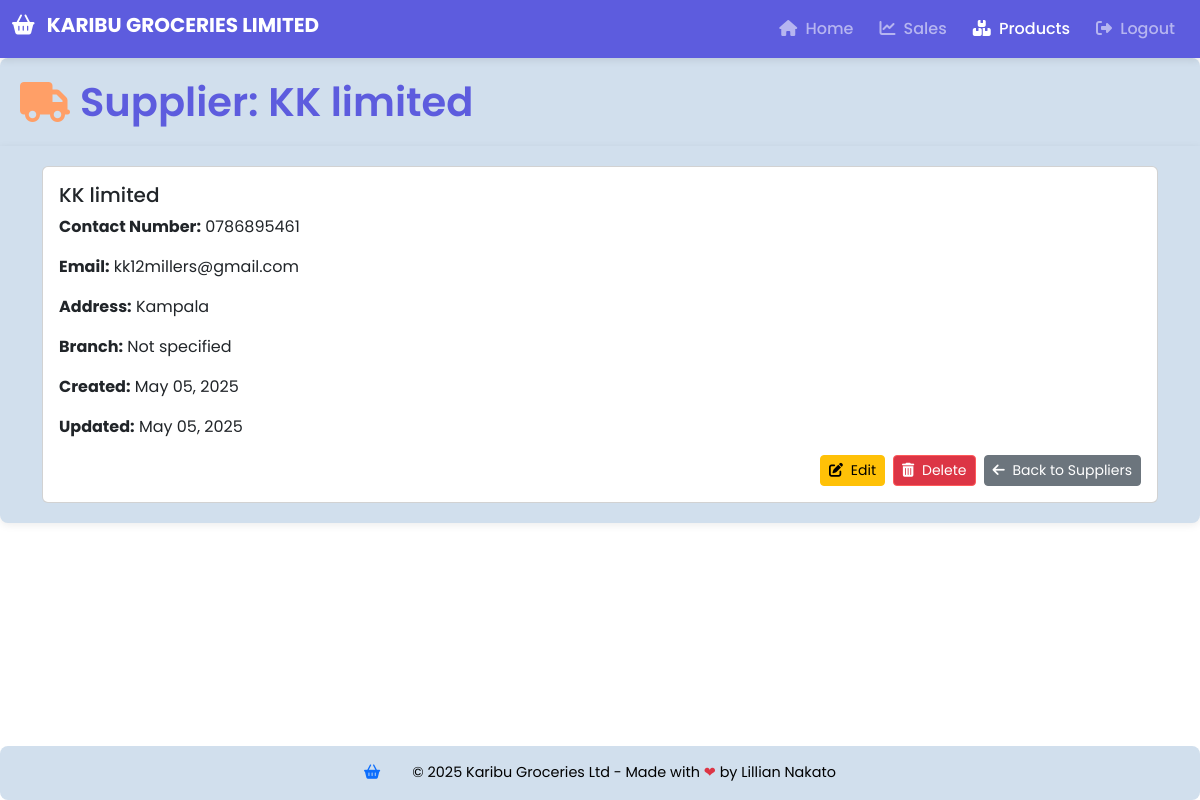
Before: /supplier/2/ (signed in) with the older database file.
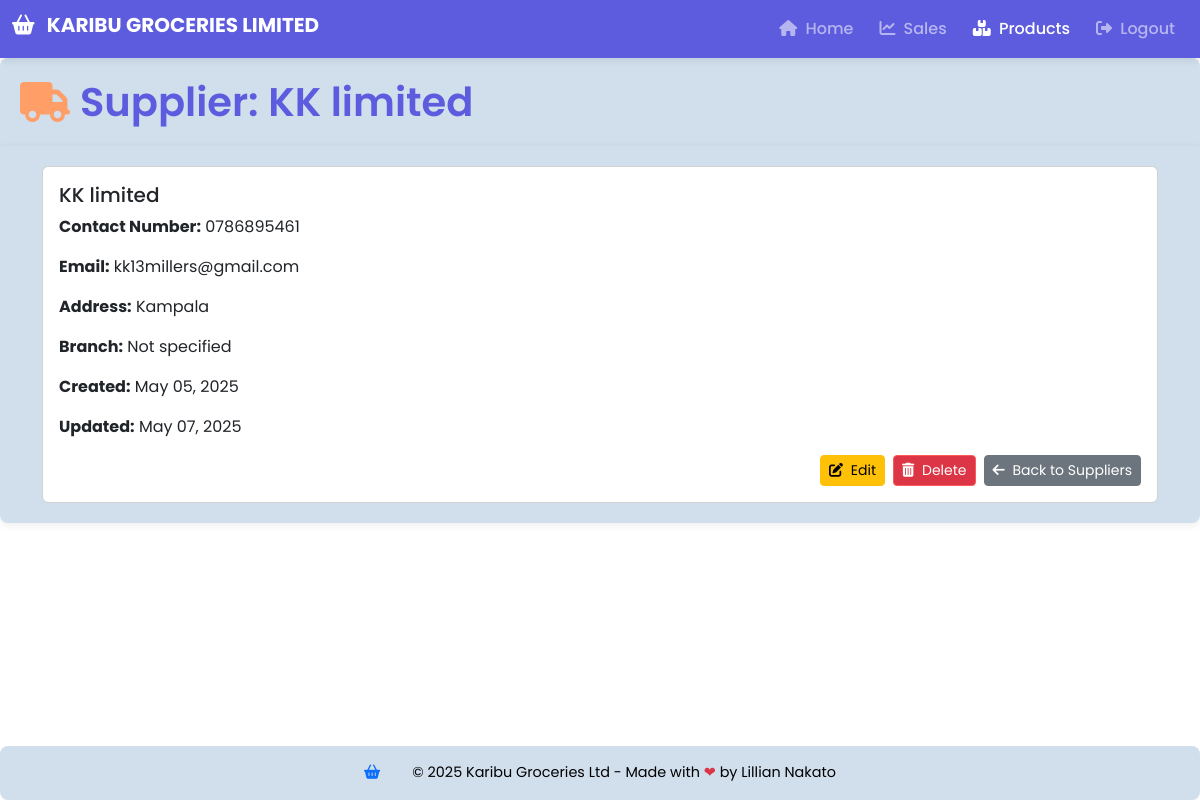
After: the same page with the newer database file.
### kgl_app/models.py (models this page shows, shortened)
class Supplier(models.Model):
    supplier_name = models.CharField(max_length=100, blank=False, null=False)
    contact_number = models.CharField(max_length=20, blank=False, null=False)
    email = models.CharField(max_length=100, blank=False, null=False)
    address = models.CharField(max_length=200, blank=False, null=False)
    branch = models.ForeignKey(Branch, on_delete=models.CASCADE, blank=False, null=False,default='')
    created_at = models.DateTimeField(auto_now_add=True)
    updated_at = models.DateTimeField(auto_now=True)
    class Meta:
        ordering = ['supplier_name']
        verbose_name = 'Supplier'
        verbose_name_plural = 'Suppliers'

### kgl_app/views.py (the view)
# urls.py: path('supplier/<int:supplier_id>/', views.supplier_detail, name='supplier_detail'),
@login_required
def supplier_detail(request, supplier_id):
    if not request.user.is_manager:
        messages.error(request, "You do not have permission to view this page.")
        return redirect('home')
    supplier = get_object_or_404(Supplier, id=supplier_id)
    if supplier.branch != request.user.branch:
        return HttpResponseForbidden("You are not authorized to view this supplier.")
    return render(request, 'kgl_app/supplier_detail.html', {'supplier': supplier})

### kgl_app/templates/kgl_app/supplier_detail.html (shortened to what this page needs)
{% extends 'kgl_app/base.html' %}
{% load static %}
{% block content %}
<link rel="stylesheet" href="{% static 'css/products.css' %}">
<section class="table_header">
    <h1><i class="fas fa-truck"></i> Supplier: {{ supplier.supplier_name }}</h1>
</section>
<section class="table_body mb-4">
    <div class="container">
        <div class="card">
            <div class="card-body">
                <h5 class="card-title">{{ supplier.supplier_name }}</h5>
                <p class="card-text"><strong>Contact Number:</strong> {{ supplier.contact_number }}</p>
                <p class="card-text"><strong>Email:</strong> {{ supplier.email|default:"Not provided" }}</p>
                <p class="card-text"><strong>Address:</strong> {{ supplier.address|default:"Not provided" }}</p>
                <p class="card-text"><strong>Branch:</strong> {{ supplier.branch_name|default:"Not specified" }}</p>
                <p class="card-text"><strong>Created:</strong> {{ supplier.created_at|date:"F d, Y" }}</p>
                <p class="card-text"><strong>Updated:</strong> {{ supplier.updated_at|date:"F d, Y" }}</p>
                <div class="d-grid gap-2 d-md-flex justify-content-md-end">
                    {% if user.is_manager %}
                    <a href="{% url 'edit_supplier' supplier.id %}" class="btn btn-warning btn-sm">
                        <i class="fas fa-edit me-1"></i> Edit
                    </a>
                    <a href="{% url 'delete_supplier' supplier.id %}" class="btn btn-danger btn-sm"
                        onclick="return confirm('Are you sure you want to delete this supplier?');">
                        <i class="fas fa-trash-alt me-1"></i> Delete
                    </a>
                    {% endif %}
                    <a href="{% url 'supplier' %}" class="btn btn-secondary btn-sm">
                        <i class="fas fa-arrow-left me-1"></i> Back to Suppliers
                    </a>
                </div>
            </div>
        </div>
    </div>
</section>
{% endblock %}

Changed rows visible on the page:
changed Supplier "KK limited": email "kk12millers@gmail.com" → "kk13millers@gmail.com"; updated_at "May 05, 2025" → "May 07, 2025"
